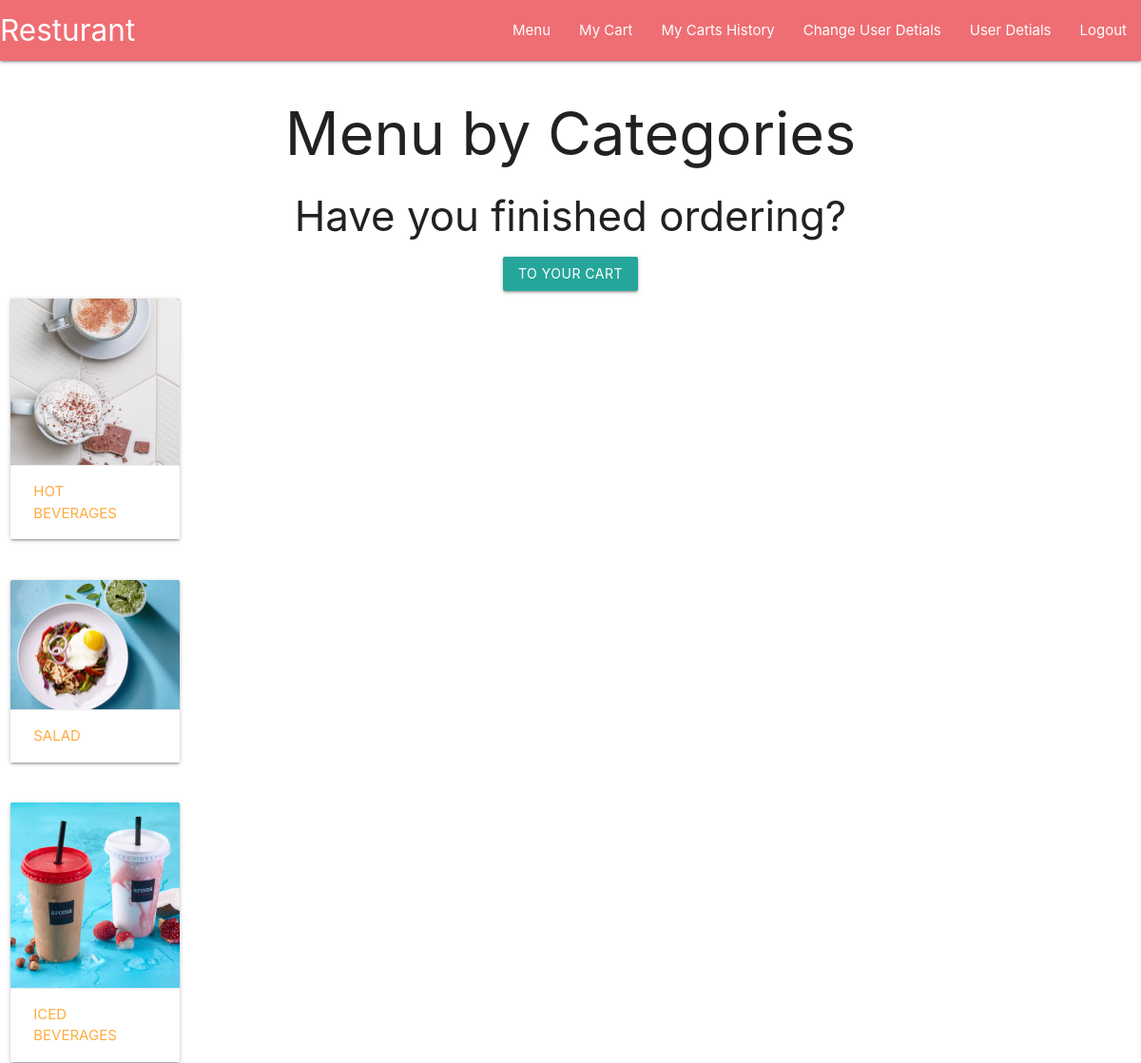
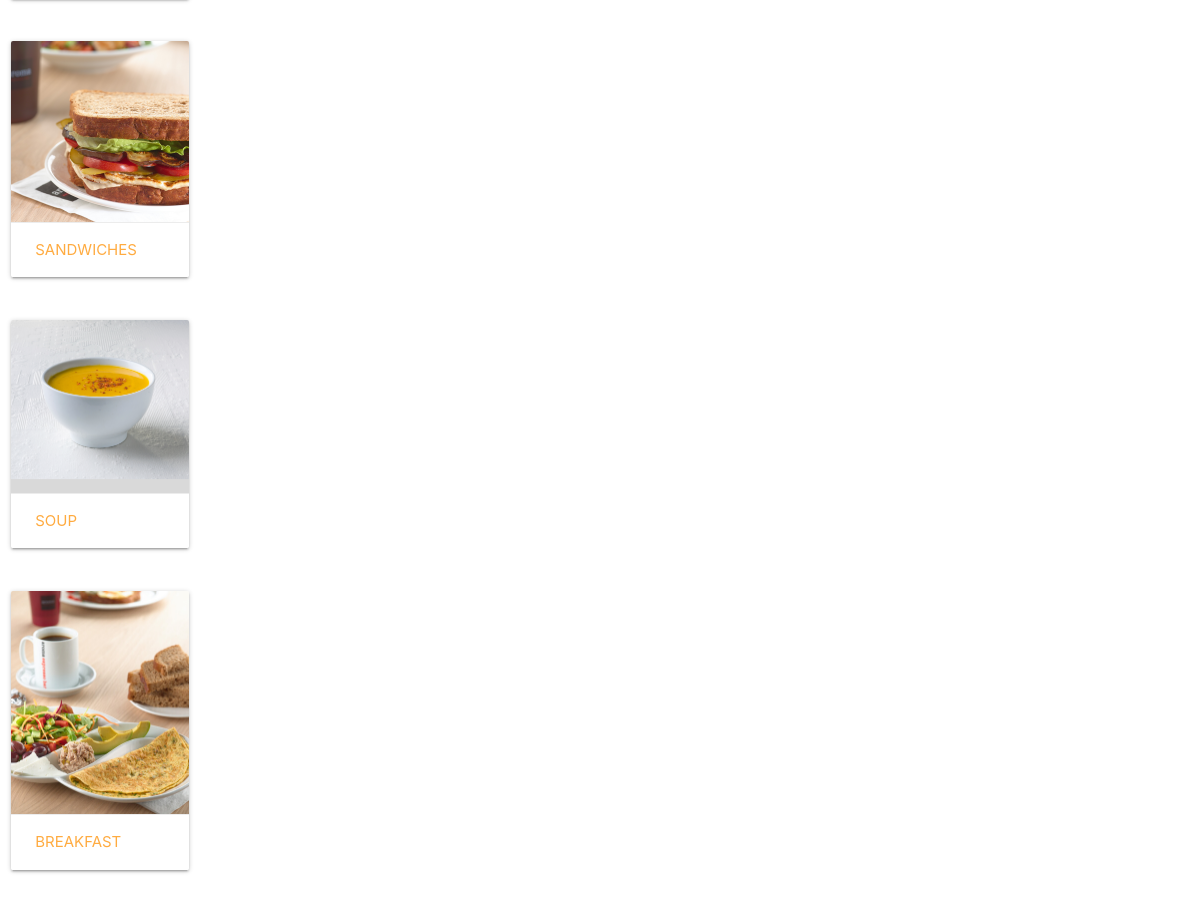
Page /categories/ (signed in) on the committed database (2 pictures, top to bottom).
### category/models.py (models this page shows, shortened)
class Category(models.Model):
    name = models.CharField(max_length=200,unique=True)
    image = models.TextField()

### category/views.py (the view)
# urls.py: path('',views.show_categories,name="show-categories"),
@login_required(login_url="login")
def show_categories(request):
    categories = Category.objects.all()
    return render(request,'category/categories.html',{"categories":categories,"is_cart_empty": is_cart_empty(request)})

### cart/views.py (called while the page is built)
def is_cart_empty(request):
    cart = list(Cart.objects.filter(user_id=request.user.id))[-1]
    items = Item.objects.filter(cart_id=cart.id)
    return len(items) == 0

### category/templates/category/categories.html
{%extends 'layouts/layout.html'%}
{% load static %}
{% block content %}
{% include 'common/navbar_login_user.html' %}
<h1 style="text-align: center;">Menu by Categories</h1>
{% if is_cart_empty %}
<h3 style="text-align: center;color: brown;">Your curret cart is still empty</h3>
{% else %}
<h3 style="text-align: center;">Have you finished ordering?</h3>
<div style="text-align: center;">
    <a  href="{% url 'show-cart' %}" class="waves-effect waves-light btn">To your cart</a>
</div>
{%  endif%}
{% for category in categories %}
<div class="row">
    <div class="col s6 m2">
      <div class="card">
        <div class="card-image">
          <img src="{{category.image}}" alt="{{category.name}}">
        </div>
        <div class="card-action">
          <a href="{% url 'show-category' category_name=category.name %}">{{category.name}}</a>
        </div>
      </div>
    </div>
  </div>
{% endfor %}
{% endblock content %}

### templates/layouts/layout.html (shortened to what this page needs)
{% load static %}
<!DOCTYPE html>
<html lang="en">
<head>
    <link rel="stylesheet" href="{% static 'style/materialize.css' %}">
</head>
<body>
    {% block content %}
    {% endblock %}
</body>
</html>

### templates/common/navbar_login_user.html
<nav>
    <div class="nav-wrapper">
      <a class="brand-logo">Resturant</a>
      <ul id="nav-mobile" class="right hide-on-med-and-down">
        <li><a href="{% url 'show-categories' %}">Menu</a></li>
        <li><a href="{% url 'show-cart' %}">My Cart</a></li>
        <li><a href="{% url 'show-carts-history' %}">My Carts History</a></li>
        <li><a href="{% url 'change-user-details' %}">Change User Detials</a></li>
        <li><a href="{% url 'user-info' %}">User Detials</a></li>
        <li><a href="{% url 'logout' %}">Logout</a></li>
      </ul>
    </div>
  </nav>

### rows in the picture
Category: image (picture), name "HOT BEVERAGES"
Category: image (picture), name "SALAD"
Category: image (picture), name "ICED BEVERAGES"
Category: image (picture), name "SANDWICHES"
Category: image (picture), name "SOUP"
Category: image (picture), name "BREAKFAST"
